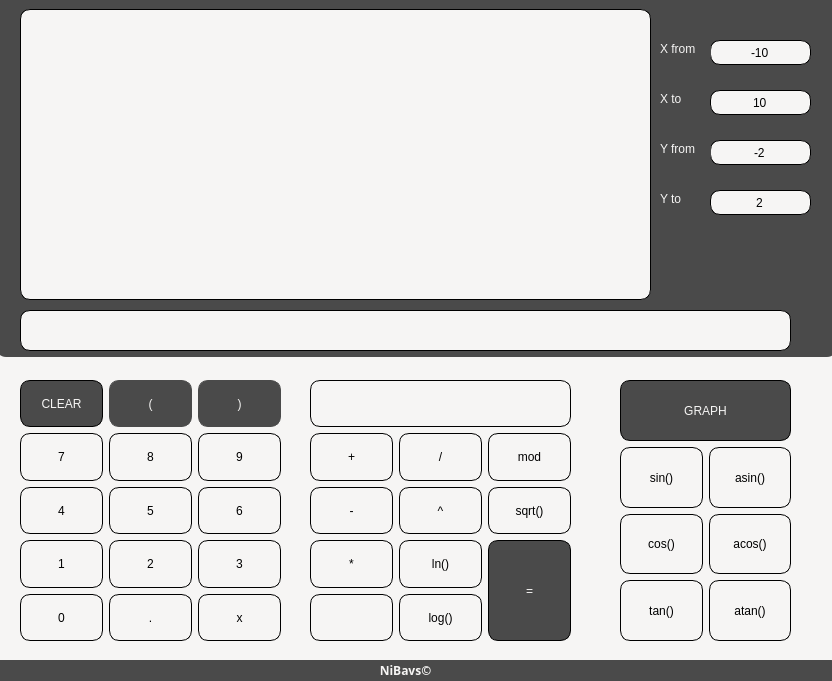
<?xml version="1.0" encoding="UTF-8"?>
<ui version="4.0">
 <class>MainWindow</class>
 <widget class="QMainWindow" name="MainWindow">
  <property name="geometry">
   <rect>
    <x>0</x>
    <y>0</y>
    <width>832</width>
    <height>681</height>
   </rect>
  </property>
  <property name="windowTitle">
   <string>Smart_Cal</string>
  </property>
  <property name="styleSheet">
   <string notr="true">background-color: rgb(246, 245, 244);
border-radius:10px;
color:black;</string>
  </property>
  <widget class="QWidget" name="centralwidget">
   <widget class="QLabel" name="outputField">
    <property name="enabled">
     <bool>true</bool>
    </property>
    <property name="geometry">
     <rect>
      <x>20</x>
      <y>310</y>
      <width>771</width>
      <height>41</height>
     </rect>
    </property>
    <property name="sizePolicy">
     <sizepolicy hsizetype="Minimum" vsizetype="Fixed">
      <horstretch>0</horstretch>
      <verstretch>0</verstretch>
     </sizepolicy>
    </property>
    <property name="font">
     <font>
      <pointsize>18</pointsize>
     </font>
    </property>
    <property name="layoutDirection">
     <enum>Qt::LeftToRight</enum>
    </property>
    <property name="autoFillBackground">
     <bool>false</bool>
    </property>
    <property name="styleSheet">
     <string notr="true">border: 1px solid black;
border-radius: 10px;</string>
    </property>
    <property name="text">
     <string>&lt;html&gt;&lt;head/&gt;&lt;body&gt;&lt;p align=&quot;center&quot;&gt;&lt;br/&gt;&lt;/p&gt;&lt;/body&gt;&lt;/html&gt;</string>
    </property>
    <property name="alignment">
     <set>Qt::AlignCenter</set>
    </property>
   </widget>
   <widget class="QCustomPlot" name="widget" native="true">
    <property name="geometry">
     <rect>
      <x>20</x>
      <y>9</y>
      <width>631</width>
      <height>291</height>
     </rect>
    </property>
    <property name="styleSheet">
     <string notr="true">border: 1px solid black;</string>
    </property>
   </widget>
   <widget class="QLineEdit" name="xFrom">
    <property name="geometry">
     <rect>
      <x>710</x>
      <y>40</y>
      <width>101</width>
      <height>25</height>
     </rect>
    </property>
    <property name="styleSheet">
     <string notr="true">border: 1px solid black;</string>
    </property>
    <property name="text">
     <string>-10</string>
    </property>
    <property name="alignment">
     <set>Qt::AlignCenter</set>
    </property>
   </widget>
   <widget class="QLineEdit" name="xTo">
    <property name="geometry">
     <rect>
      <x>710</x>
      <y>90</y>
      <width>101</width>
      <height>25</height>
     </rect>
    </property>
    <property name="styleSheet">
     <string notr="true">border: 1px solid black;</string>
    </property>
    <property name="text">
     <string>10</string>
    </property>
    <property name="alignment">
     <set>Qt::AlignCenter</set>
    </property>
   </widget>
   <widget class="QLineEdit" name="yFrom">
    <property name="geometry">
     <rect>
      <x>710</x>
      <y>140</y>
      <width>101</width>
      <height>25</height>
     </rect>
    </property>
    <property name="styleSheet">
     <string notr="true">border: 1px solid black;</string>
    </property>
    <property name="text">
     <string>-2</string>
    </property>
    <property name="alignment">
     <set>Qt::AlignCenter</set>
    </property>
   </widget>
   <widget class="QLineEdit" name="yTo">
    <property name="geometry">
     <rect>
      <x>710</x>
      <y>190</y>
      <width>101</width>
      <height>25</height>
     </rect>
    </property>
    <property name="styleSheet">
     <string notr="true">border: 1px solid black;</string>
    </property>
    <property name="text">
     <string>2</string>
    </property>
    <property name="alignment">
     <set>Qt::AlignCenter</set>
    </property>
   </widget>
   <widget class="QLabel" name="label">
    <property name="geometry">
     <rect>
      <x>660</x>
      <y>40</y>
      <width>51</width>
      <height>17</height>
     </rect>
    </property>
    <property name="styleSheet">
     <string notr="true">background-color:rgb(74, 74, 74);
color:rgb(246, 245, 244);</string>
    </property>
    <property name="text">
     <string>X from</string>
    </property>
   </widget>
   <widget class="QLabel" name="label_2">
    <property name="geometry">
     <rect>
      <x>660</x>
      <y>90</y>
      <width>41</width>
      <height>17</height>
     </rect>
    </property>
    <property name="styleSheet">
     <string notr="true">background-color:rgb(74, 74, 74);
color:rgb(246, 245, 244);</string>
    </property>
    <property name="text">
     <string>X to</string>
    </property>
   </widget>
   <widget class="QLabel" name="label_3">
    <property name="geometry">
     <rect>
      <x>660</x>
      <y>140</y>
      <width>51</width>
      <height>17</height>
     </rect>
    </property>
    <property name="styleSheet">
     <string notr="true">background-color:rgb(74, 74, 74);
color:rgb(246, 245, 244);</string>
    </property>
    <property name="text">
     <string>Y from</string>
    </property>
   </widget>
   <widget class="QLabel" name="label_4">
    <property name="geometry">
     <rect>
      <x>660</x>
      <y>190</y>
      <width>41</width>
      <height>17</height>
     </rect>
    </property>
    <property name="styleSheet">
     <string notr="true">background-color:rgb(74, 74, 74);
color:rgb(246, 245, 244);</string>
    </property>
    <property name="text">
     <string>Y to</string>
    </property>
   </widget>
   <widget class="QWidget" name="gridLayoutWidget_2">
    <property name="geometry">
     <rect>
      <x>310</x>
      <y>380</y>
      <width>261</width>
      <height>261</height>
     </rect>
    </property>
    <layout class="QGridLayout" name="gridLayout_2">
     <item row="4" column="1">
      <widget class="QPushButton" name="powButton">
       <property name="sizePolicy">
        <sizepolicy hsizetype="Minimum" vsizetype="Minimum">
         <horstretch>0</horstretch>
         <verstretch>0</verstretch>
        </sizepolicy>
       </property>
       <property name="styleSheet">
        <string notr="true">border: 1px solid black;</string>
       </property>
       <property name="text">
        <string>^</string>
       </property>
      </widget>
     </item>
     <item row="0" column="0" colspan="3">
      <widget class="QLineEdit" name="inputField">
       <property name="sizePolicy">
        <sizepolicy hsizetype="Minimum" vsizetype="Minimum">
         <horstretch>0</horstretch>
         <verstretch>0</verstretch>
        </sizepolicy>
       </property>
       <property name="font">
        <font>
         <pointsize>18</pointsize>
        </font>
       </property>
       <property name="styleSheet">
        <string notr="true">border: 1px solid black;</string>
       </property>
       <property name="text">
        <string/>
       </property>
      </widget>
     </item>
     <item row="6" column="0">
      <widget class="QLineEdit" name="xEdit">
       <property name="sizePolicy">
        <sizepolicy hsizetype="Ignored" vsizetype="Minimum">
         <horstretch>0</horstretch>
         <verstretch>0</verstretch>
        </sizepolicy>
       </property>
       <property name="focusPolicy">
        <enum>Qt::StrongFocus</enum>
       </property>
       <property name="toolTip">
        <string/>
       </property>
       <property name="whatsThis">
        <string/>
       </property>
       <property name="styleSheet">
        <string notr="true">border: 1px solid black;</string>
       </property>
       <property name="text">
        <string/>
       </property>
       <property name="alignment">
        <set>Qt::AlignCenter</set>
       </property>
      </widget>
     </item>
     <item row="3" column="2">
      <widget class="QPushButton" name="modButton">
       <property name="sizePolicy">
        <sizepolicy hsizetype="Minimum" vsizetype="Minimum">
         <horstretch>0</horstretch>
         <verstretch>0</verstretch>
        </sizepolicy>
       </property>
       <property name="styleSheet">
        <string notr="true">border: 1px solid black;</string>
       </property>
       <property name="text">
        <string>mod</string>
       </property>
      </widget>
     </item>
     <item row="6" column="1">
      <widget class="QPushButton" name="logButton">
       <property name="sizePolicy">
        <sizepolicy hsizetype="Minimum" vsizetype="Minimum">
         <horstretch>0</horstretch>
         <verstretch>0</verstretch>
        </sizepolicy>
       </property>
       <property name="styleSheet">
        <string notr="true">border: 1px solid black;</string>
       </property>
       <property name="text">
        <string>log()</string>
       </property>
      </widget>
     </item>
     <item row="3" column="1">
      <widget class="QPushButton" name="divButton">
       <property name="sizePolicy">
        <sizepolicy hsizetype="Minimum" vsizetype="Minimum">
         <horstretch>0</horstretch>
         <verstretch>0</verstretch>
        </sizepolicy>
       </property>
       <property name="styleSheet">
        <string notr="true">border: 1px solid black;</string>
       </property>
       <property name="text">
        <string>/</string>
       </property>
      </widget>
     </item>
     <item row="5" column="0">
      <widget class="QPushButton" name="mulButton">
       <property name="sizePolicy">
        <sizepolicy hsizetype="Minimum" vsizetype="Minimum">
         <horstretch>0</horstretch>
         <verstretch>0</verstretch>
        </sizepolicy>
       </property>
       <property name="styleSheet">
        <string notr="true">border: 1px solid black;</string>
       </property>
       <property name="text">
        <string>*</string>
       </property>
      </widget>
     </item>
     <item row="5" column="2" rowspan="2">
      <widget class="QPushButton" name="equalButton">
       <property name="sizePolicy">
        <sizepolicy hsizetype="Minimum" vsizetype="Minimum">
         <horstretch>0</horstretch>
         <verstretch>0</verstretch>
        </sizepolicy>
       </property>
       <property name="cursor">
        <cursorShape>PointingHandCursor</cursorShape>
       </property>
       <property name="focusPolicy">
        <enum>Qt::NoFocus</enum>
       </property>
       <property name="styleSheet">
        <string notr="true">border: 1px solid black;
background-color:rgb(74, 74, 74);
color: rgb(246, 245, 244)</string>
       </property>
       <property name="text">
        <string>=</string>
       </property>
       <property name="autoDefault">
        <bool>true</bool>
       </property>
      </widget>
     </item>
     <item row="4" column="0">
      <widget class="QPushButton" name="minusButton">
       <property name="sizePolicy">
        <sizepolicy hsizetype="Minimum" vsizetype="Minimum">
         <horstretch>0</horstretch>
         <verstretch>0</verstretch>
        </sizepolicy>
       </property>
       <property name="styleSheet">
        <string notr="true">border: 1px solid black;</string>
       </property>
       <property name="text">
        <string>-</string>
       </property>
      </widget>
     </item>
     <item row="3" column="0">
      <widget class="QPushButton" name="plusButton">
       <property name="sizePolicy">
        <sizepolicy hsizetype="Minimum" vsizetype="Minimum">
         <horstretch>0</horstretch>
         <verstretch>0</verstretch>
        </sizepolicy>
       </property>
       <property name="styleSheet">
        <string notr="true">border: 1px solid black;</string>
       </property>
       <property name="text">
        <string>+</string>
       </property>
      </widget>
     </item>
     <item row="4" column="2">
      <widget class="QPushButton" name="sqrtButton">
       <property name="sizePolicy">
        <sizepolicy hsizetype="Minimum" vsizetype="Minimum">
         <horstretch>0</horstretch>
         <verstretch>0</verstretch>
        </sizepolicy>
       </property>
       <property name="styleSheet">
        <string notr="true">border: 1px solid black;</string>
       </property>
       <property name="text">
        <string>sqrt()</string>
       </property>
      </widget>
     </item>
     <item row="5" column="1">
      <widget class="QPushButton" name="lnButton">
       <property name="sizePolicy">
        <sizepolicy hsizetype="Minimum" vsizetype="Minimum">
         <horstretch>0</horstretch>
         <verstretch>0</verstretch>
        </sizepolicy>
       </property>
       <property name="styleSheet">
        <string notr="true">border: 1px solid black;</string>
       </property>
       <property name="text">
        <string>ln()</string>
       </property>
      </widget>
     </item>
    </layout>
   </widget>
   <widget class="QWidget" name="gridLayoutWidget_3">
    <property name="geometry">
     <rect>
      <x>620</x>
      <y>380</y>
      <width>171</width>
      <height>261</height>
     </rect>
    </property>
    <layout class="QGridLayout" name="gridLayout_3">
     <item row="3" column="1">
      <widget class="QPushButton" name="acosButton">
       <property name="sizePolicy">
        <sizepolicy hsizetype="Minimum" vsizetype="Minimum">
         <horstretch>0</horstretch>
         <verstretch>0</verstretch>
        </sizepolicy>
       </property>
       <property name="styleSheet">
        <string notr="true">border: 1px solid black;
</string>
       </property>
       <property name="text">
        <string>acos()</string>
       </property>
      </widget>
     </item>
     <item row="0" column="0" colspan="2">
      <widget class="QPushButton" name="graphButton">
       <property name="sizePolicy">
        <sizepolicy hsizetype="Minimum" vsizetype="Minimum">
         <horstretch>0</horstretch>
         <verstretch>0</verstretch>
        </sizepolicy>
       </property>
       <property name="styleSheet">
        <string notr="true">border: 1px solid black;
background-color:rgb(74, 74, 74);
color:rgb(246, 245, 244)</string>
       </property>
       <property name="text">
        <string>GRAPH</string>
       </property>
      </widget>
     </item>
     <item row="4" column="0">
      <widget class="QPushButton" name="tanButton">
       <property name="sizePolicy">
        <sizepolicy hsizetype="Minimum" vsizetype="Minimum">
         <horstretch>0</horstretch>
         <verstretch>0</verstretch>
        </sizepolicy>
       </property>
       <property name="styleSheet">
        <string notr="true">border: 1px solid black;
</string>
       </property>
       <property name="text">
        <string>tan()</string>
       </property>
      </widget>
     </item>
     <item row="1" column="0">
      <widget class="QPushButton" name="sinButton">
       <property name="sizePolicy">
        <sizepolicy hsizetype="Minimum" vsizetype="Minimum">
         <horstretch>0</horstretch>
         <verstretch>0</verstretch>
        </sizepolicy>
       </property>
       <property name="styleSheet">
        <string notr="true">border: 1px solid black;
</string>
       </property>
       <property name="text">
        <string>sin()</string>
       </property>
      </widget>
     </item>
     <item row="3" column="0">
      <widget class="QPushButton" name="cosButton">
       <property name="sizePolicy">
        <sizepolicy hsizetype="Minimum" vsizetype="Minimum">
         <horstretch>0</horstretch>
         <verstretch>0</verstretch>
        </sizepolicy>
       </property>
       <property name="styleSheet">
        <string notr="true">border: 1px solid black;
</string>
       </property>
       <property name="text">
        <string>cos()</string>
       </property>
      </widget>
     </item>
     <item row="1" column="1">
      <widget class="QPushButton" name="asinButton">
       <property name="sizePolicy">
        <sizepolicy hsizetype="Minimum" vsizetype="Minimum">
         <horstretch>0</horstretch>
         <verstretch>0</verstretch>
        </sizepolicy>
       </property>
       <property name="styleSheet">
        <string notr="true">border: 1px solid black;
</string>
       </property>
       <property name="text">
        <string>asin()</string>
       </property>
      </widget>
     </item>
     <item row="4" column="1">
      <widget class="QPushButton" name="atanButton">
       <property name="sizePolicy">
        <sizepolicy hsizetype="Minimum" vsizetype="Minimum">
         <horstretch>0</horstretch>
         <verstretch>0</verstretch>
        </sizepolicy>
       </property>
       <property name="styleSheet">
        <string notr="true">border: 1px solid black;
</string>
       </property>
       <property name="text">
        <string>atan()</string>
       </property>
      </widget>
     </item>
    </layout>
   </widget>
   <widget class="QWidget" name="gridLayoutWidget">
    <property name="geometry">
     <rect>
      <x>20</x>
      <y>380</y>
      <width>261</width>
      <height>261</height>
     </rect>
    </property>
    <layout class="QGridLayout" name="gridLayout">
     <item row="2" column="0">
      <widget class="QPushButton" name="fourButton">
       <property name="sizePolicy">
        <sizepolicy hsizetype="Minimum" vsizetype="Minimum">
         <horstretch>0</horstretch>
         <verstretch>0</verstretch>
        </sizepolicy>
       </property>
       <property name="styleSheet">
        <string notr="true">border: 1px solid black;</string>
       </property>
       <property name="text">
        <string>4</string>
       </property>
      </widget>
     </item>
     <item row="1" column="0">
      <widget class="QPushButton" name="sevenButton">
       <property name="sizePolicy">
        <sizepolicy hsizetype="Minimum" vsizetype="Minimum">
         <horstretch>0</horstretch>
         <verstretch>0</verstretch>
        </sizepolicy>
       </property>
       <property name="styleSheet">
        <string notr="true">border: 1px solid black;</string>
       </property>
       <property name="text">
        <string>7</string>
       </property>
      </widget>
     </item>
     <item row="3" column="0">
      <widget class="QPushButton" name="oneButton">
       <property name="sizePolicy">
        <sizepolicy hsizetype="Minimum" vsizetype="Minimum">
         <horstretch>0</horstretch>
         <verstretch>0</verstretch>
        </sizepolicy>
       </property>
       <property name="styleSheet">
        <string notr="true">border: 1px solid black;</string>
       </property>
       <property name="text">
        <string>1</string>
       </property>
      </widget>
     </item>
     <item row="4" column="0">
      <widget class="QPushButton" name="zeroButton">
       <property name="sizePolicy">
        <sizepolicy hsizetype="Minimum" vsizetype="Minimum">
         <horstretch>0</horstretch>
         <verstretch>0</verstretch>
        </sizepolicy>
       </property>
       <property name="styleSheet">
        <string notr="true">border: 1px solid black;</string>
       </property>
       <property name="text">
        <string>0</string>
       </property>
      </widget>
     </item>
     <item row="1" column="1">
      <widget class="QPushButton" name="eightButton">
       <property name="sizePolicy">
        <sizepolicy hsizetype="Minimum" vsizetype="Minimum">
         <horstretch>0</horstretch>
         <verstretch>0</verstretch>
        </sizepolicy>
       </property>
       <property name="styleSheet">
        <string notr="true">border: 1px solid black;</string>
       </property>
       <property name="text">
        <string>8</string>
       </property>
      </widget>
     </item>
     <item row="1" column="2">
      <widget class="QPushButton" name="nineButton">
       <property name="sizePolicy">
        <sizepolicy hsizetype="Minimum" vsizetype="Minimum">
         <horstretch>0</horstretch>
         <verstretch>0</verstretch>
        </sizepolicy>
       </property>
       <property name="styleSheet">
        <string notr="true">border: 1px solid black;</string>
       </property>
       <property name="text">
        <string>9</string>
       </property>
      </widget>
     </item>
     <item row="2" column="1">
      <widget class="QPushButton" name="fiveButton">
       <property name="sizePolicy">
        <sizepolicy hsizetype="Minimum" vsizetype="Minimum">
         <horstretch>0</horstretch>
         <verstretch>0</verstretch>
        </sizepolicy>
       </property>
       <property name="styleSheet">
        <string notr="true">border: 1px solid black;</string>
       </property>
       <property name="text">
        <string>5</string>
       </property>
      </widget>
     </item>
     <item row="2" column="2">
      <widget class="QPushButton" name="sixButton">
       <property name="sizePolicy">
        <sizepolicy hsizetype="Minimum" vsizetype="Minimum">
         <horstretch>0</horstretch>
         <verstretch>0</verstretch>
        </sizepolicy>
       </property>
       <property name="styleSheet">
        <string notr="true">border: 1px solid black;</string>
       </property>
       <property name="text">
        <string>6</string>
       </property>
      </widget>
     </item>
     <item row="3" column="1">
      <widget class="QPushButton" name="twoButton">
       <property name="sizePolicy">
        <sizepolicy hsizetype="Minimum" vsizetype="Minimum">
         <horstretch>0</horstretch>
         <verstretch>0</verstretch>
        </sizepolicy>
       </property>
       <property name="styleSheet">
        <string notr="true">border: 1px solid black;</string>
       </property>
       <property name="text">
        <string>2</string>
       </property>
      </widget>
     </item>
     <item row="3" column="2">
      <widget class="QPushButton" name="threeButton">
       <property name="sizePolicy">
        <sizepolicy hsizetype="Minimum" vsizetype="Minimum">
         <horstretch>0</horstretch>
         <verstretch>0</verstretch>
        </sizepolicy>
       </property>
       <property name="styleSheet">
        <string notr="true">border: 1px solid black;</string>
       </property>
       <property name="text">
        <string>3</string>
       </property>
      </widget>
     </item>
     <item row="4" column="1">
      <widget class="QPushButton" name="dotButton">
       <property name="sizePolicy">
        <sizepolicy hsizetype="Minimum" vsizetype="Minimum">
         <horstretch>0</horstretch>
         <verstretch>0</verstretch>
        </sizepolicy>
       </property>
       <property name="styleSheet">
        <string notr="true">border: 1px solid black;</string>
       </property>
       <property name="text">
        <string>.</string>
       </property>
      </widget>
     </item>
     <item row="4" column="2">
      <widget class="QPushButton" name="xButton">
       <property name="sizePolicy">
        <sizepolicy hsizetype="Minimum" vsizetype="Minimum">
         <horstretch>0</horstretch>
         <verstretch>0</verstretch>
        </sizepolicy>
       </property>
       <property name="styleSheet">
        <string notr="true">border: 1px solid black;</string>
       </property>
       <property name="text">
        <string>x</string>
       </property>
      </widget>
     </item>
     <item row="0" column="2">
      <widget class="QPushButton" name="rightPButton">
       <property name="sizePolicy">
        <sizepolicy hsizetype="Minimum" vsizetype="Minimum">
         <horstretch>0</horstretch>
         <verstretch>0</verstretch>
        </sizepolicy>
       </property>
       <property name="styleSheet">
        <string notr="true">border: 1px solid rgb(74, 74, 74);
background-color: rgb(74, 74, 74);
color:rgb(246, 245, 244);</string>
       </property>
       <property name="text">
        <string>)</string>
       </property>
      </widget>
     </item>
     <item row="0" column="1">
      <widget class="QPushButton" name="leftPButton">
       <property name="sizePolicy">
        <sizepolicy hsizetype="Minimum" vsizetype="Minimum">
         <horstretch>0</horstretch>
         <verstretch>0</verstretch>
        </sizepolicy>
       </property>
       <property name="styleSheet">
        <string notr="true">border: 1px solid rgb(74, 74, 74);
background-color: rgb(74, 74, 74);
color:rgb(246, 245, 244);</string>
       </property>
       <property name="text">
        <string>(</string>
       </property>
      </widget>
     </item>
     <item row="0" column="0">
      <widget class="QPushButton" name="clearButton">
       <property name="enabled">
        <bool>true</bool>
       </property>
       <property name="sizePolicy">
        <sizepolicy hsizetype="Minimum" vsizetype="Minimum">
         <horstretch>0</horstretch>
         <verstretch>0</verstretch>
        </sizepolicy>
       </property>
       <property name="styleSheet">
        <string notr="true">border: 1px solid black;
background-color:rgb(74, 74, 74);
color:rgb(246, 245, 244)</string>
       </property>
       <property name="text">
        <string>CLEAR</string>
       </property>
      </widget>
     </item>
    </layout>
   </widget>
   <widget class="QLabel" name="label_5">
    <property name="geometry">
     <rect>
      <x>-4</x>
      <y>-24</y>
      <width>841</width>
      <height>381</height>
     </rect>
    </property>
    <property name="styleSheet">
     <string notr="true">background-color:rgb(74, 74, 74)</string>
    </property>
    <property name="text">
     <string/>
    </property>
   </widget>
   <widget class="QLabel" name="label_6">
    <property name="geometry">
     <rect>
      <x>-30</x>
      <y>660</y>
      <width>871</width>
      <height>21</height>
     </rect>
    </property>
    <property name="font">
     <font>
      <family>Umpush</family>
      <italic>false</italic>
      <bold>true</bold>
     </font>
    </property>
    <property name="styleSheet">
     <string notr="true">background-color:rgb(74, 74, 74);
color:rgb(246, 245, 244);</string>
    </property>
    <property name="text">
     <string>NiBavs©️</string>
    </property>
    <property name="alignment">
     <set>Qt::AlignCenter</set>
    </property>
   </widget>
   <zorder>label_5</zorder>
   <zorder>outputField</zorder>
   <zorder>widget</zorder>
   <zorder>xFrom</zorder>
   <zorder>xTo</zorder>
   <zorder>yFrom</zorder>
   <zorder>yTo</zorder>
   <zorder>label</zorder>
   <zorder>label_2</zorder>
   <zorder>label_3</zorder>
   <zorder>label_4</zorder>
   <zorder>gridLayoutWidget_2</zorder>
   <zorder>gridLayoutWidget_3</zorder>
   <zorder>gridLayoutWidget</zorder>
   <zorder>label_6</zorder>
  </widget>
  <widget class="QMenuBar" name="menubar">
   <property name="geometry">
    <rect>
     <x>0</x>
     <y>0</y>
     <width>832</width>
     <height>22</height>
    </rect>
   </property>
   <property name="styleSheet">
    <string notr="true"/>
   </property>
  </widget>
 </widget>
 <customwidgets>
  <customwidget>
   <class>QCustomPlot</class>
   <extends>QWidget</extends>
   <header>qcustomplot.h</header>
   <container>1</container>
  </customwidget>
 </customwidgets>
 <resources/>
 <connections/>
</ui>
